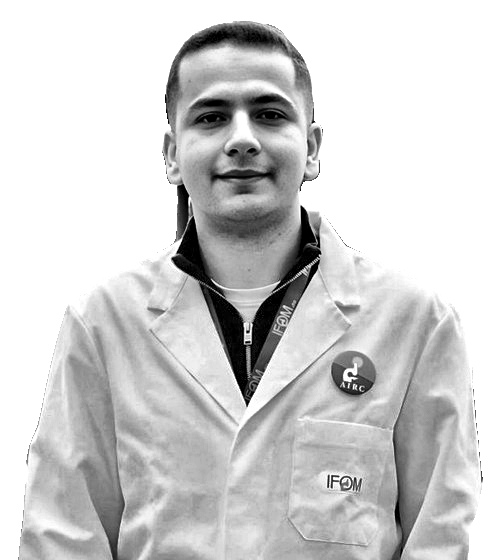
#> input picture source-prepped.png, 501 x 560 px
$ python make_ascii_svg.py
#> lines starting #> are read from the running program, lines starting #| are printed output that depends on the picture
#!/usr/bin/env python3
"""
Turn source-prepped.png into a self-typing monochrome ASCII portrait SVG.

Each row of characters lives behind its own horizontal clip rect. The rects
animate their width 0 -> full (SMIL <animate>, fill="freeze"), staggered top to
bottom, so the portrait prints itself in one pass and then holds. A small block
cursor rides each wipe edge and switches off when the row lands.

Space characters are dropped and every surviving glyph is pinned with its own
entry in the row's `x` list. SVG positions each character against its own value,
so the grid stays exact regardless of which font the renderer picks or how it
treats whitespace.

Do NOT go back to one string per row with xml:space="preserve" plus
textLength/lengthAdjust="spacing". Renderers that collapse the whitespace anyway
(macOS QuickLook is one) then smear the surviving glyphs across the full row
width, and the portrait dissolves into noise.

    python scripts/make_ascii_svg.py            # writes avi-ascii.svg
    STATIC=1 python scripts/make_ascii_svg.py   # frozen frame, for Quick Look
"""

from __future__ import annotations

import argparse
import os
from pathlib import Path

import numpy as np
from PIL import Image

ROOT = Path(__file__).resolve().parent.parent
DEFAULT_SRC = ROOT / "source-prepped.png"
DEFAULT_OUT = ROOT / "avi-ascii.svg"

# bright (sparse) -> dark (dense). The leading space clears the background.
RAMP = " .`:-=+*cs#%@"

COLS = 100
ROWS = 53

FONT_SIZE = 14.0
CHAR_W = 8.4          # advance width per column
CHAR_H = 15.4         # line height
PAD_X = 14.0
PAD_Y = 14.0

FG = "#c9d1d9"        # one light-gray fill: per-char color is what makes ASCII look like static
BG = "#0d1117"

ROW_DUR = 0.42        # seconds for one row to wipe in
STAGGER = 0.055       # delay between consecutive rows
START_DELAY = 0.25

FONT_STACK = (
    "ui-monospace, SFMono-Regular, 'SF Mono', Menlo, Consolas, "
    "'DejaVu Sans Mono', 'Liberation Mono', monospace"
)


def load_grid(src: Path, cols: int, rows: int) -> np.ndarray:
    """Fit the image into a cols x rows character grid, letterboxed with white."""
    img = Image.open(src).convert("L")

    # Preserve the photo's aspect ratio in *rendered* space, not cell space.
    cell_aspect = CHAR_W / CHAR_H
    scale = min(cols / img.width, rows / (img.height * cell_aspect))
    cell_w = max(1, min(cols, round(img.width * scale)))
    cell_h = max(1, min(rows, round(img.height * scale * cell_aspect)))

    small = img.resize((cell_w, cell_h), Image.LANCZOS)

    canvas = np.full((rows, cols), 255, dtype=np.uint8)
    y0 = (rows - cell_h) // 2
    x0 = (cols - cell_w) // 2
    canvas[y0 : y0 + cell_h, x0 : x0 + cell_w] = np.array(small, dtype=np.uint8)
    return canvas


def to_rows(grid: np.ndarray, ramp: str) -> list[str]:
    n = len(ramp) - 1
    # 255 (white) -> index 0 (space); 0 (black) -> last, densest glyph.
    idx = np.rint((255.0 - grid.astype(np.float32)) / 255.0 * n).astype(int)
    idx = np.clip(idx, 0, n)
    return ["".join(ramp[i] for i in row) for row in idx]


def esc(s: str) -> str:
    return s.replace("&", "&amp;").replace("<", "&lt;").replace(">", "&gt;")


def build_svg(rows: list[str], static: bool) -> str:
    cols = len(rows[0]) if rows else COLS
    text_w = cols * CHAR_W
    width = round(text_w + PAD_X * 2)
    height = round(len(rows) * CHAR_H + PAD_Y * 2)

    total = START_DELAY + max(0, len(rows) - 1) * STAGGER + ROW_DUR

    defs: list[str] = []
    texts: list[str] = []
    cursors: list[str] = []

    for i, row in enumerate(rows):
        y_top = PAD_Y + i * CHAR_H
        baseline = y_top + CHAR_H * 0.78
        begin = START_DELAY + i * STAGGER

        if static:
            clip_attr = ""
        else:
            cid = f"w{i}"
            defs.append(
                f'<clipPath id="{cid}">'
                f'<rect x="{PAD_X:.1f}" y="{y_top:.1f}" width="0" height="{CHAR_H:.1f}">'
                f'<animate attributeName="width" from="0" to="{text_w:.1f}" '
                f'dur="{ROW_DUR}s" begin="{begin:.3f}s" calcMode="linear" fill="freeze"/>'
                f"</rect></clipPath>"
            )
            clip_attr = f' clip-path="url(#{cid})"'

        # One x value per glyph, spaces omitted: exact placement on any renderer.
        xs = [f"{PAD_X + c * CHAR_W:.1f}" for c, ch in enumerate(row) if ch != " "]
        glyphs = "".join(ch for ch in row if ch != " ")
        if glyphs:
            texts.append(
                f'<text x="{" ".join(xs)}" y="{baseline:.1f}"{clip_attr}>{esc(glyphs)}</text>'
            )

        if not static and row.strip():
            cw = CHAR_W * 0.85
            ch = CHAR_H * 0.72
            cy = y_top + (CHAR_H - ch) / 2
            cursors.append(
                f'<rect x="{PAD_X:.1f}" y="{cy:.1f}" width="{cw:.1f}" height="{ch:.1f}" '
                f'fill="{FG}" opacity="0">'
                f'<set attributeName="opacity" to="0.8" begin="{begin:.3f}s"/>'
                f'<animate attributeName="x" from="{PAD_X:.1f}" to="{PAD_X + text_w - cw:.1f}" '
                f'dur="{ROW_DUR}s" begin="{begin:.3f}s" calcMode="linear" fill="freeze"/>'
                f'<set attributeName="opacity" to="0" begin="{begin + ROW_DUR:.3f}s"/>'
                f"</rect>"
            )

    parts = [
        '<?xml version="1.0" encoding="UTF-8"?>',
        f'<svg xmlns="http://www.w3.org/2000/svg" width="{width}" height="{height}" '
        f'viewBox="0 0 {width} {height}" role="img" aria-labelledby="asciiTitle">',
        "<title id=\"asciiTitle\">ASCII portrait</title>",
        f'<rect width="{width}" height="{height}" rx="8" fill="{BG}"/>',
    ]
    if defs:
        parts.append("<defs>" + "".join(defs) + "</defs>")
    parts.append(
        f'<g font-family="{FONT_STACK}" font-size="{FONT_SIZE}" fill="{FG}" '
        f'text-rendering="geometricPrecision">'
    )
    parts.extend(texts)
    parts.append("</g>")
    parts.extend(cursors)
    parts.append("</svg>")

    if not static:
        parts.insert(3, f"<!-- prints once in ~{total:.1f}s, then freezes -->")
    return "\n".join(parts)


def main() -> int:
    ap = argparse.ArgumentParser(description="Render an ASCII portrait SVG.")
    ap.add_argument("-i", "--src", type=Path, default=DEFAULT_SRC)
    ap.add_argument("-o", "--out", type=Path, default=DEFAULT_OUT)
    ap.add_argument("--cols", type=int, default=COLS)
    ap.add_argument("--rows", type=int, default=ROWS)
    ap.add_argument("--ramp", default=RAMP)
    ap.add_argument("--static", action="store_true", help="emit a frozen frame (no animation)")
    args = ap.parse_args()

    if not args.src.exists():
        print(f"error: {args.src} not found - run prep_photo.py first")
        return 1

    static = args.static or os.environ.get("STATIC") == "1"

    grid = load_grid(args.src, args.cols, args.rows)
#> in load_grid, img is the input picture: PIL image 501x560 L; min 0, max 255, mean 208.5
#> in load_grid, `small = img.resize((cell_w, cell_h), Image.LANCZOS)`:
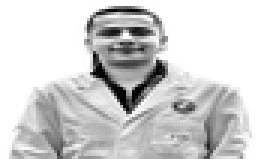
#> small: PIL image 87x53 L (shown 3 times larger); min 0, max 255, mean 208.4
#> in load_grid, `canvas[y0 : y0 + cell_h, x0 : x0 + cell_w] = np.array(small, dtype=np...`:
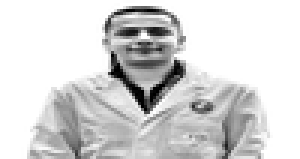
#> canvas: shape (53, 100) (shown 3 times larger); min 0, max 255, mean 214.4
    rows = to_rows(grid, args.ramp)
#> in to_rows, `idx = np.rint((255.0 - grid.astype(np.float32)) / 255.0 * n).astype(int)`:
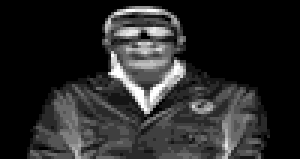
#> idx: shape (53, 100) int64 (shown 3 times larger); min 0, max 12, mean 1.91; drawn with min black and max white
#> rows = 53 items
    svg = build_svg(rows, static)
#> in build_svg, `cols = len(rows[0]) if rows else COLS`: cols = 100
#> in build_svg, `text_w = cols * CHAR_W`: text_w = 840
#> in build_svg, `width = round(text_w + PAD_X * 2)`: width = 868
#> in build_svg, `height = round(len(rows) * CHAR_H + PAD_Y * 2)`: height = 844
#> in build_svg, `total = START_DELAY + max(0, len(rows) - 1) * STAGGER + ROW_DUR`: total = 3.53
#> the loop in build_svg, `for i, row in enumerate(rows):` made 53 passes
#> (y_top, baseline, begin, cid, clip_attr, cy) on passes 3 to 13: (44.8, 56.81, 0.36, 'w2', ' clip-path="url(#w2)"', 46.96), (60.2, 72.21, 0.415, 'w3', ' clip-path="url(#w3)"', 62.36), (75.6, 87.61, 0.47, 'w4', ' clip-path="url(#w4)"', 77.76), (91, 103, 0.525, 'w5', ' clip-path="url(#w5)"', 93.16), (106.4, 118.4, 0.58, 'w6', ' clip-path="url(#w6)"', 108.6), (121.8, 133.8, 0.635, 'w7', ' clip-path="url(#w7)"', 124), (137.2, 149.2, 0.69, 'w8', ' clip-path="url(#w8)"', 139.4), (152.6, 164.6, 0.745, 'w9', ' clip-path="url(#w9)"', 154.8), (168, 180, 0.8, 'w10', ' clip-path="url(#w10)"', 170.2), (183.4, 195.4, 0.855, 'w11', ' clip-path="url(#w11)"', 185.6), (198.8, 210.8, 0.91, 'w12', ' clip-path="url(#w12)"', 201)
#> (y_top, baseline, begin, cid, clip_attr) on passes 1 to 2: (14, 26.01, 0.25, 'w0', ' clip-path="url(#w0)"'), (29.4, 41.41, 0.305, 'w1', ' clip-path="url(#w1)"')
#> after the loop in build_svg, `for i, row in enumerate(rows):`: cursors = 51 items; defs = 53 items; texts = 51 items

    args.out.write_text(svg, encoding="utf-8")
    ink = sum(1 for r in rows for c in r if c != " ")
#> ink = 2591
    print(f"-> wrote {args.out}  ({args.cols}x{args.rows} grid, {ink} glyphs, "
          f"{len(svg) / 1024:.1f} KB{', static' if static else ''})")
#| -> wrote avi-ascii.svg  (100x53 grid, 2591 glyphs, 45.9 KB)
    return 0


if __name__ == "__main__":
    raise SystemExit(main())
#> (the program exits here)
